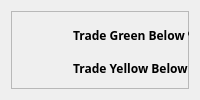
     <widget class="QWidget" name="tab_pref">
      <property name="sizePolicy">
       <sizepolicy hsizetype="Expanding" vsizetype="Expanding">
        <horstretch>0</horstretch>
        <verstretch>0</verstretch>
       </sizepolicy>
      </property>
      <property name="font">
       <font>
        <family>Liberation Narrow</family>
        <weight>75</weight>
        <bold>true</bold>
       </font>
      </property>
      <attribute name="title">
       <string>Prefs</string>
      </attribute>
      <layout class="QGridLayout" name="gridLayout_pref">
       <item row="0" column="0" rowspan="2">
        <widget class="QFrame" name="frame_pref">
         <property name="frameShape">
          <enum>QFrame::StyledPanel</enum>
         </property>
         <property name="frameShadow">
          <enum>QFrame::Raised</enum>
         </property>
         <widget class="QWidget" name="layoutWidget">
          <property name="geometry">
           <rect>
            <x>0</x>
            <y>10</y>
            <width>722</width>
            <height>171</height>
           </rect>
          </property>
          <layout class="QGridLayout" name="gridLayout_2">
           <item row="0" column="0">
            <layout class="QHBoxLayout" name="horizontalLayout_2">
             <item>
              <widget class="QLabel" name="label_trade_green">
               <property name="sizePolicy">
                <sizepolicy hsizetype="Fixed" vsizetype="Preferred">
                 <horstretch>0</horstretch>
                 <verstretch>0</verstretch>
                </sizepolicy>
               </property>
               <property name="minimumSize">
                <size>
                 <width>150</width>
                 <height>0</height>
                </size>
               </property>
               <property name="maximumSize">
                <size>
                 <width>150</width>
                 <height>16777215</height>
                </size>
               </property>
               <property name="toolTip">
                <string>Changes to orders less than this percent will show green.</string>
               </property>
               <property name="text">
                <string>Trade Green Below %</string>
               </property>
              </widget>
             </item>
             <item>
              <widget class="QDoubleSpinBox" name="spin_trade_green">
               <property name="sizePolicy">
                <sizepolicy hsizetype="Fixed" vsizetype="Fixed">
                 <horstretch>0</horstretch>
                 <verstretch>0</verstretch>
                </sizepolicy>
               </property>
               <property name="maximumSize">
                <size>
                 <width>77</width>
                 <height>16777215</height>
                </size>
               </property>
              </widget>
             </item>
             <item>
              <layout class="QHBoxLayout" name="horizontalLayout_5">
               <item>
                <widget class="QLabel" name="label_export_green">
                 <property name="sizePolicy">
                  <sizepolicy hsizetype="Fixed" vsizetype="Preferred">
                   <horstretch>0</horstretch>
                   <verstretch>0</verstretch>
                  </sizepolicy>
                 </property>
                 <property name="minimumSize">
                  <size>
                   <width>150</width>
                   <height>0</height>
                  </size>
                 </property>
                 <property name="maximumSize">
                  <size>
                   <width>150</width>
                   <height>16777215</height>
                  </size>
                 </property>
                 <property name="toolTip">
                  <string>Differences between the highest buy and the lowest sell in market exports show green when the gap is larger than this.</string>
                 </property>
                 <property name="text">
                  <string>Export Green Above %</string>
                 </property>
                </widget>
               </item>
               <item>
                <widget class="QDoubleSpinBox" name="spin_export_green">
                 <property name="sizePolicy">
                  <sizepolicy hsizetype="Fixed" vsizetype="Fixed">
                   <horstretch>0</horstretch>
                   <verstretch>0</verstretch>
                  </sizepolicy>
                 </property>
                 <property name="maximumSize">
                  <size>
                   <width>77</width>
                   <height>16777215</height>
                  </size>
                 </property>
                </widget>
               </item>
              </layout>
             </item>
            </layout>
           </item>
           <item row="1" column="0">
            <layout class="QHBoxLayout" name="horizontalLayout_3">
             <item>
              <widget class="QLabel" name="label_trade_yellow">
               <property name="sizePolicy">
                <sizepolicy hsizetype="Fixed" vsizetype="Preferred">
                 <horstretch>0</horstretch>
                 <verstretch>0</verstretch>
                </sizepolicy>
               </property>
               <property name="minimumSize">
                <size>
                 <width>150</width>
                 <height>0</height>
                </size>
               </property>
               <property name="maximumSize">
                <size>
                 <width>150</width>
                 <height>16777215</height>
                </size>
               </property>
               <property name="toolTip">
                <string>Changes to orders less than this percent will show yellow. Any less than this will be red.</string>
               </property>
               <property name="text">
                <string>Trade Yellow Below %</string>
               </property>
               <property name="alignment">
                <set>Qt::AlignLeading|Qt::AlignLeft|Qt::AlignVCenter</set>
               </property>
              </widget>
             </item>
             <item>
              <widget class="QDoubleSpinBox" name="spin_trade_yellow">
               <property name="sizePolicy">
                <sizepolicy hsizetype="Fixed" vsizetype="Fixed">
                 <horstretch>0</horstretch>
                 <verstretch>0</verstretch>
                </sizepolicy>
               </property>
               <property name="maximumSize">
                <size>
                 <width>77</width>
                 <height>16777215</height>
                </size>
               </property>
              </widget>
             </item>
             <item>
              <layout class="QHBoxLayout" name="horizontalLayout_6">
               <item>
                <widget class="QLabel" name="label_export_yellow">
                 <property name="sizePolicy">
                  <sizepolicy hsizetype="Fixed" vsizetype="Preferred">
                   <horstretch>0</horstretch>
                   <verstretch>0</verstretch>
                  </sizepolicy>
                 </property>
                 <property name="minimumSize">
                  <size>
                   <width>150</width>
                   <height>0</height>
                  </size>
                 </property>
                 <property name="maximumSize">
                  <size>
                   <width>150</width>
                   <height>16777215</height>
                  </size>
                 </property>
                 <property name="toolTip">
                  <string>Differences between the highest buy and the lowest sell in market exports show yellow when the gap is larger than this. Any smaller gap will be red.</string>
                 </property>
                 <property name="text">
                  <string>Export Yellow Above %</string>
                 </property>
                </widget>
               </item>
               <item>
                <widget class="QDoubleSpinBox" name="spin_export_yellow">
                 <property name="sizePolicy">
                  <sizepolicy hsizetype="Fixed" vsizetype="Fixed">
                   <horstretch>0</horstretch>
                   <verstretch>0</verstretch>
                  </sizepolicy>
                 </property>
                 <property name="maximumSize">
                  <size>
                   <width>77</width>
                   <height>16777215</height>
                  </size>
                 </property>
                </widget>
               </item>
              </layout>
             </item>
            </layout>
           </item>
           <item row="3" column="0">
            <layout class="QGridLayout" name="gridLayout_4">
             <item row="0" column="0">
              <layout class="QHBoxLayout" name="horizontalLayout_4">
               <item>
                <widget class="QLabel" name="label_export_path">
                 <property name="sizePolicy">
                  <sizepolicy hsizetype="Fixed" vsizetype="Preferred">
                   <horstretch>0</horstretch>
                   <verstretch>0</verstretch>
                  </sizepolicy>
                 </property>
                 <property name="minimumSize">
                  <size>
                   <width>75</width>
                   <height>0</height>
                  </size>
                 </property>
                 <property name="maximumSize">
                  <size>
                   <width>75</width>
                   <height>16777215</height>
                  </size>
                 </property>
                 <property name="text">
                  <string>Export Path</string>
                 </property>
                </widget>
               </item>
               <item>
                <widget class="QLineEdit" name="lineEdit_pref_export_path">
                 <property name="sizePolicy">
                  <sizepolicy hsizetype="Fixed" vsizetype="Fixed">
                   <horstretch>0</horstretch>
                   <verstretch>0</verstretch>
                  </sizepolicy>
                 </property>
                 <property name="minimumSize">
                  <size>
                   <width>350</width>
                   <height>0</height>
                  </size>
                 </property>
                 <property name="maximumSize">
                  <size>
                   <width>400</width>
                   <height>16777215</height>
                  </size>
                 </property>
                </widget>
               </item>
               <item>
                <layout class="QHBoxLayout" name="horizontalLayout_7">
                 <item>
                  <widget class="QLabel" name="label_api_ttl">
                   <property name="sizePolicy">
                    <sizepolicy hsizetype="Fixed" vsizetype="Preferred">
                     <horstretch>0</horstretch>
                     <verstretch>0</verstretch>
                    </sizepolicy>
                   </property>
                   <property name="maximumSize">
                    <size>
                     <width>60</width>
                     <height>16777215</height>
                    </size>
                   </property>
                   <property name="toolTip">
                    <string>How long to cache api market data before fetching again. You can only update orders once every 5 minutes, so anything less than 300 is probably too often.</string>
                   </property>
                   <property name="text">
                    <string>Api TTL</string>
                   </property>
                  </widget>
                 </item>
                 <item>
                  <widget class="QSpinBox" name="spin_api_ttl">
                   <property name="sizePolicy">
                    <sizepolicy hsizetype="Fixed" vsizetype="Fixed">
                     <horstretch>0</horstretch>
                     <verstretch>0</verstretch>
                    </sizepolicy>
                   </property>
                   <property name="maximumSize">
                    <size>
                     <width>90</width>
                     <height>16777215</height>
                    </size>
                   </property>
                  </widget>
                 </item>
                </layout>
               </item>
              </layout>
             </item>
             <item row="1" column="0">
              <layout class="QHBoxLayout" name="horizontalLayout_10">
               <item>
                <widget class="QLabel" name="label_save_path">
                 <property name="sizePolicy">
                  <sizepolicy hsizetype="Fixed" vsizetype="Preferred">
                   <horstretch>0</horstretch>
                   <verstretch>0</verstretch>
                  </sizepolicy>
                 </property>
                 <property name="minimumSize">
                  <size>
                   <width>75</width>
                   <height>0</height>
                  </size>
                 </property>
                 <property name="maximumSize">
                  <size>
                   <width>75</width>
                   <height>16777215</height>
                  </size>
                 </property>
                 <property name="text">
                  <string>Save Path</string>
                 </property>
                </widget>
               </item>
               <item>
                <widget class="QLineEdit" name="lineEdit_pref_file_path">
                 <property name="sizePolicy">
                  <sizepolicy hsizetype="Fixed" vsizetype="Fixed">
                   <horstretch>0</horstretch>
                   <verstretch>0</verstretch>
                  </sizepolicy>
                 </property>
                 <property name="minimumSize">
                  <size>
                   <width>350</width>
                   <height>0</height>
                  </size>
                 </property>
                 <property name="maximumSize">
                  <size>
                   <width>400</width>
                   <height>16777215</height>
                  </size>
                 </property>
                </widget>
               </item>
               <item>
                <layout class="QHBoxLayout" name="horizontalLayout_8">
                 <item>
                  <widget class="QLabel" name="label_pref_cached_static">
                   <property name="sizePolicy">
                    <sizepolicy hsizetype="Fixed" vsizetype="Preferred">
                     <horstretch>0</horstretch>
                     <verstretch>0</verstretch>
                    </sizepolicy>
                   </property>
                   <property name="maximumSize">
                    <size>
                     <width>50</width>
                     <height>16777215</height>
                    </size>
                   </property>
                   <property name="font">
                    <font>
                     <pointsize>7</pointsize>
                     <weight>50</weight>
                     <bold>false</bold>
                    </font>
                   </property>
                   <property name="text">
                    <string>Cached:</string>
                   </property>
                   <property name="alignment">
                    <set>Qt::AlignRight|Qt::AlignTrailing|Qt::AlignVCenter</set>
                   </property>
                  </widget>
                 </item>
                 <item>
                  <widget class="QLabel" name="label_pref_cached">
                   <property name="sizePolicy">
                    <sizepolicy hsizetype="Fixed" vsizetype="Preferred">
                     <horstretch>0</horstretch>
                     <verstretch>0</verstretch>
                    </sizepolicy>
                   </property>
                   <property name="maximumSize">
                    <size>
                     <width>110</width>
                     <height>16777215</height>
                    </size>
                   </property>
                   <property name="text">
                    <string>0</string>
                   </property>
                   <property name="alignment">
                    <set>Qt::AlignCenter</set>
                   </property>
                  </widget>
                 </item>
                 <item>
                  <widget class="QPushButton" name="pushButton_pref_clear">
                   <property name="sizePolicy">
                    <sizepolicy hsizetype="Fixed" vsizetype="Fixed">
                     <horstretch>0</horstretch>
                     <verstretch>0</verstretch>
                    </sizepolicy>
                   </property>
                   <property name="maximumSize">
                    <size>
                     <width>60</width>
                     <height>16777215</height>
                    </size>
                   </property>
                   <property name="text">
                    <string>Clear</string>
                   </property>
                  </widget>
                 </item>
                </layout>
               </item>
              </layout>
             </item>
            </layout>
           </item>
           <item row="2" column="0">
            <spacer name="verticalSpacer">
             <property name="orientation">
              <enum>Qt::Vertical</enum>
             </property>
             <property name="sizeType">
              <enum>QSizePolicy::Fixed</enum>
             </property>
             <property name="sizeHint" stdset="0">
              <size>
               <width>5</width>
               <height>12</height>
              </size>
             </property>
            </spacer>
           </item>
           <item row="4" column="0">
            <layout class="QHBoxLayout" name="horizontalLayout">
             <item>
              <spacer name="horizontalSpacer_2">
               <property name="orientation">
                <enum>Qt::Horizontal</enum>
               </property>
               <property name="sizeType">
                <enum>QSizePolicy::Fixed</enum>
               </property>
               <property name="sizeHint" stdset="0">
                <size>
                 <width>45</width>
                 <height>1</height>
                </size>
               </property>
              </spacer>
             </item>
             <item>
              <widget class="QPushButton" name="pushButton_pref_save">
               <property name="enabled">
                <bool>false</bool>
               </property>
               <property name="sizePolicy">
                <sizepolicy hsizetype="Fixed" vsizetype="Fixed">
                 <horstretch>0</horstretch>
                 <verstretch>0</verstretch>
                </sizepolicy>
               </property>
               <property name="maximumSize">
                <size>
                 <width>95</width>
                 <height>25</height>
                </size>
               </property>
               <property name="text">
                <string>Save</string>
               </property>
              </widget>
             </item>
             <item>
              <spacer name="horizontalSpacer">
               <property name="orientation">
                <enum>Qt::Horizontal</enum>
               </property>
               <property name="sizeHint" stdset="0">
                <size>
                 <width>40</width>
                 <height>1</height>
                </size>
               </property>
              </spacer>
             </item>
            </layout>
           </item>
          </layout>
         </widget>
        </widget>
       </item>
      </layout>
     </widget>
